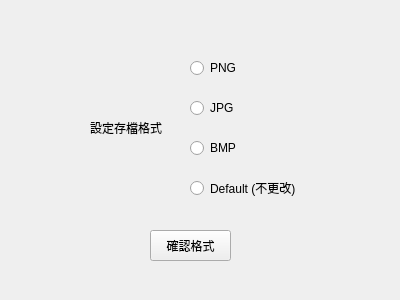
<?xml version="1.0" encoding="UTF-8"?>
<ui version="4.0">
 <class>Form</class>
 <widget class="QWidget" name="Form">
  <property name="geometry">
   <rect>
    <x>0</x>
    <y>0</y>
    <width>400</width>
    <height>300</height>
   </rect>
  </property>
  <property name="windowTitle">
   <string>設定轉檔格式</string>
  </property>
  <widget class="QRadioButton" name="mPngRadio">
   <property name="geometry">
    <rect>
     <x>190</x>
     <y>60</y>
     <width>83</width>
     <height>16</height>
    </rect>
   </property>
   <property name="text">
    <string>PNG</string>
   </property>
  </widget>
  <widget class="QRadioButton" name="mJpgRadio">
   <property name="geometry">
    <rect>
     <x>190</x>
     <y>100</y>
     <width>83</width>
     <height>16</height>
    </rect>
   </property>
   <property name="text">
    <string>JPG</string>
   </property>
  </widget>
  <widget class="QRadioButton" name="mBmpRadio">
   <property name="geometry">
    <rect>
     <x>190</x>
     <y>140</y>
     <width>83</width>
     <height>16</height>
    </rect>
   </property>
   <property name="text">
    <string>BMP</string>
   </property>
  </widget>
  <widget class="QPushButton" name="mConfirmBtn">
   <property name="geometry">
    <rect>
     <x>150</x>
     <y>230</y>
     <width>81</width>
     <height>31</height>
    </rect>
   </property>
   <property name="text">
    <string>確認格式</string>
   </property>
  </widget>
  <widget class="QRadioButton" name="mDefaultRadio">
   <property name="geometry">
    <rect>
     <x>190</x>
     <y>180</y>
     <width>111</width>
     <height>16</height>
    </rect>
   </property>
   <property name="text">
    <string>Default (不更改)</string>
   </property>
  </widget>
  <widget class="QLabel" name="mTypeHint">
   <property name="geometry">
    <rect>
     <x>90</x>
     <y>120</y>
     <width>81</width>
     <height>16</height>
    </rect>
   </property>
   <property name="text">
    <string>設定存檔格式</string>
   </property>
  </widget>
 </widget>
 <resources/>
 <connections/>
</ui>
